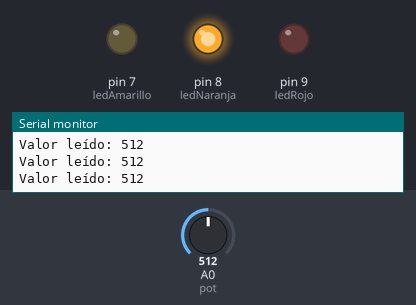
The sketch below on a simulated Arduino Uno, built with avr-gcc and run on an emulated ATmega328P. Shown: output pins drawn as LEDs (lit = HIGH), the last lines printed to the serial monitor. The test bench sets the inputs (shaded band); at power-on: A0 (pot) = 512.

Above: at 1.2 s.
1.3 s: A0 (pot) set to 670
4.3 s: A0 (pot) set to 695
At 5.4 s:
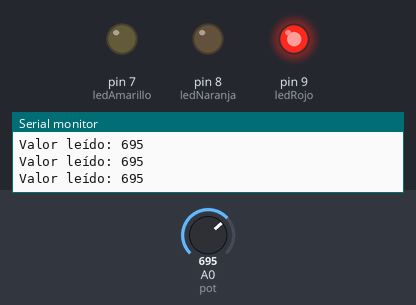
5.8 s: A0 (pot) set to 331
At 7.0 s:
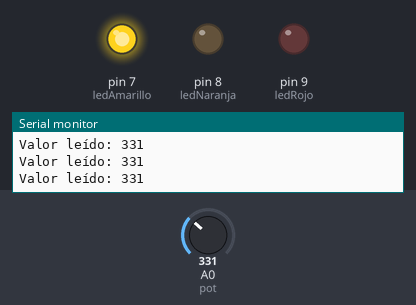
7.3 s: A0 (pot) set to 353
At 8.3 s:
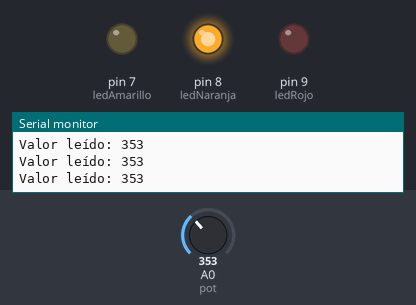
10.3 s: A0 (pot) set to 306
At 10.7 s:
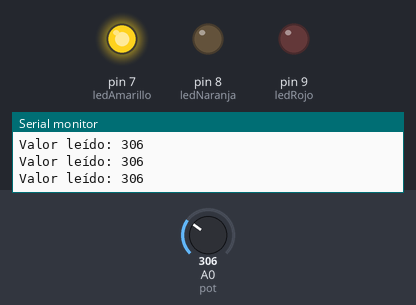
Timing chart, 0 to 13.3 s (numbered marks = the images above; inputs shaded):
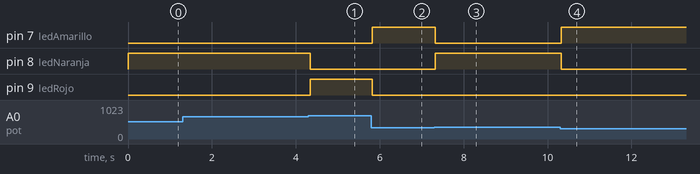

The sketch:

Prender_LEDs_dependiendo_del_valor_del_potenciometro.ino
```cpp
int pot = A0;
int ledAmarillo = 7;
int ledNaranja = 8;
int ledRojo = 9;
int lectura;

void setup() {
  Serial.begin(9600);
  pinMode(ledAmarillo,OUTPUT);
  pinMode(ledNaranja,OUTPUT);
  pinMode(ledRojo,OUTPUT);
}

void loop() {
  lectura = analogRead(pot);
  Serial.print("Valor leído: ");
  Serial.println(lectura);
  //delay(500);
  if(lectura >= 0 && lectura<341)
  {
    digitalWrite(ledAmarillo,HIGH);
    digitalWrite(ledNaranja,LOW);
    digitalWrite(ledRojo,LOW);
  }
  if(lectura >= 341 && lectura<682)
  {
    digitalWrite(ledAmarillo,LOW);
    digitalWrite(ledNaranja,HIGH);
    digitalWrite(ledRojo,LOW);
  }
  if(lectura >= 682 && lectura<=1023)
  {
    digitalWrite(ledAmarillo,LOW);
    digitalWrite(ledNaranja,LOW);
    digitalWrite(ledRojo,HIGH);
  }
}
```

Measured:
- the behaviour switches between 681 and 682 on A0 (pot) (found by bisection; images 0 and 1)
- the behaviour switches between 340 and 341 on A0 (pot) (found by bisection; images 2 and 3)
- after the input at 4.3 s, pin 8 (ledNaranja): HIGH → LOW at once; pin 9 (ledRojo): LOW → HIGH at once
- after the input at 5.8 s, pin 7 (ledAmarillo): LOW → HIGH at once; pin 9 (ledRojo): HIGH → LOW at once
- after the input at 7.3 s, pin 7 (ledAmarillo): HIGH → LOW at once; pin 8 (ledNaranja): LOW → HIGH at once
- after the input at 10.3 s, pin 7 (ledAmarillo): LOW → HIGH at once; pin 8 (ledNaranja): HIGH → LOW at once
